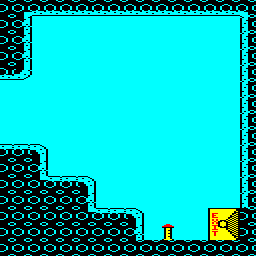

This is a level from a 2D game, rendered from its Tiled map with the project's own tilesets. A one-line summary and the complete map file follow:
An orthogonal 16x16 tile map with 16x16 px tiles, 1 tile layer (Tile Layer 1) and 3 objects (exit, button, edge_exit).

<map version="1.8" tiledversion="1.8.2" orientation="orthogonal" renderorder="right-down" width="16" height="16" tilewidth="16" tileheight="16" infinite="0" backgroundcolor="#00ffff" nextlayerid="4" nextobjectid="16">
 <tileset firstgid="1" source="../../tiled/porthole.tsx" />
 <layer id="1" name="Tile Layer 1" width="16" height="16">
  <data encoding="csv">
54,44,35,35,35,35,35,35,35,35,35,35,35,35,35,43,
54,34,1,1,1,1,1,1,1,1,1,1,1,1,1,36,
54,34,1,1,1,1,1,1,1,1,1,1,1,1,1,36,
54,34,1,1,1,1,1,1,1,1,1,1,1,1,1,36,
35,40,1,1,1,1,1,1,1,1,1,1,1,1,1,36,
1,1,1,1,1,1,1,1,1,1,1,1,1,1,1,36,
1,1,1,1,1,1,1,1,1,1,1,1,1,1,1,36,
1,1,1,1,1,1,1,1,1,1,1,1,1,1,1,36,
1,1,1,1,1,1,1,1,1,1,1,1,1,1,1,36,
33,33,37,1,1,1,1,1,1,1,1,1,1,1,1,36,
54,54,34,1,1,1,1,1,1,1,1,1,1,1,1,36,
54,54,41,33,33,37,1,1,1,1,1,1,1,1,1,36,
54,54,54,54,54,34,1,1,1,1,1,1,1,1,1,36,
54,54,54,54,54,41,33,33,37,1,1,1,1,4,5,54,
54,54,54,54,54,54,54,54,34,1,3,1,1,6,7,54,
54,54,54,54,54,54,54,54,54,54,54,54,54,54,54,54
</data>
 </layer>
 <objectgroup id="2" name="objects">
  <object id="9" name="exit" type="exit" x="208" y="208">
   <properties>
    <property name="channel" value="1" />
    <property name="id" value="exit_00" />
   </properties>
   <point />
  </object>
 </objectgroup>
 <objectgroup id="3" name="meta">
  <object id="14" name="button_01" type="button" x="160" y="224" width="16" height="16">
   <properties>
    <property name="channel" value="1" />
    <property name="id" value="button_01" />
   </properties>
  </object>
  <object id="15" name="edge_exit_06" type="edge_exit" x="0" y="80" width="16" height="64">
   <properties>
    <property name="id" value="edge_exit_06" />
    <property name="to" value="room02" />
   </properties>
  </object>
 </objectgroup>
</map>
